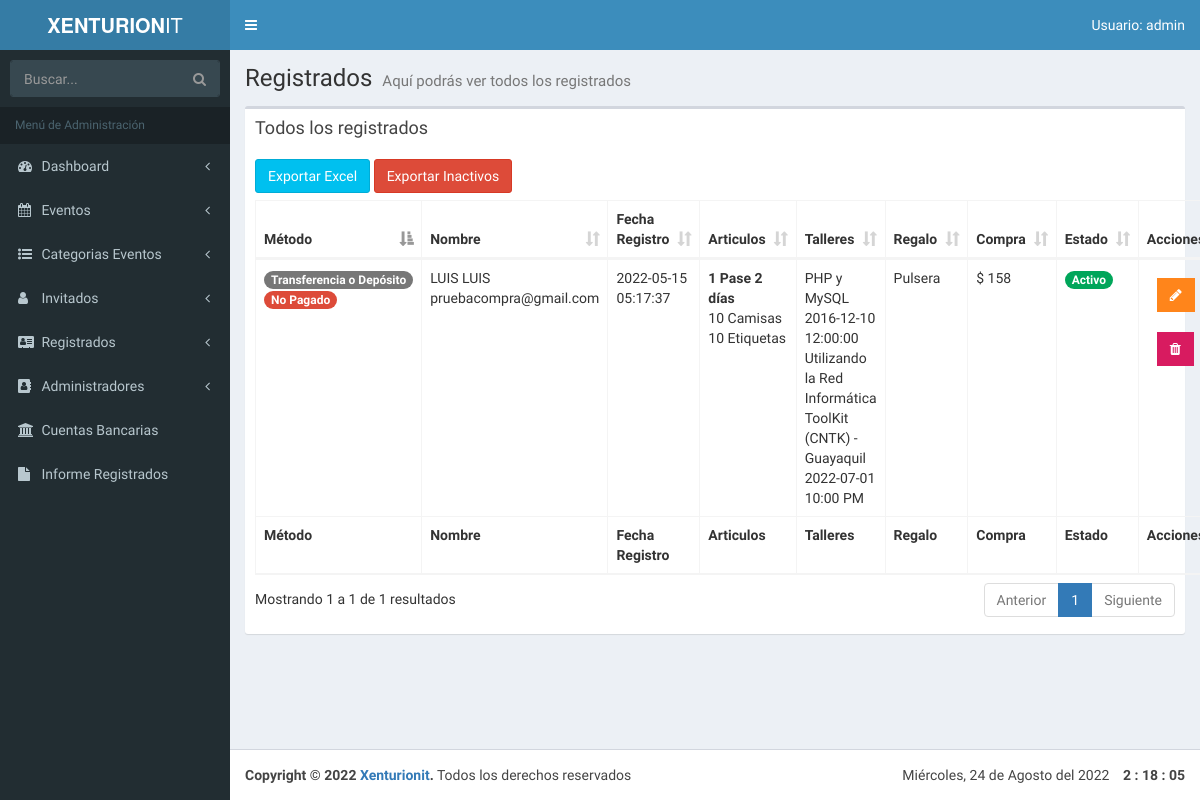
Page /admin/lista-registrados.php (signed in) on the earlier database version.
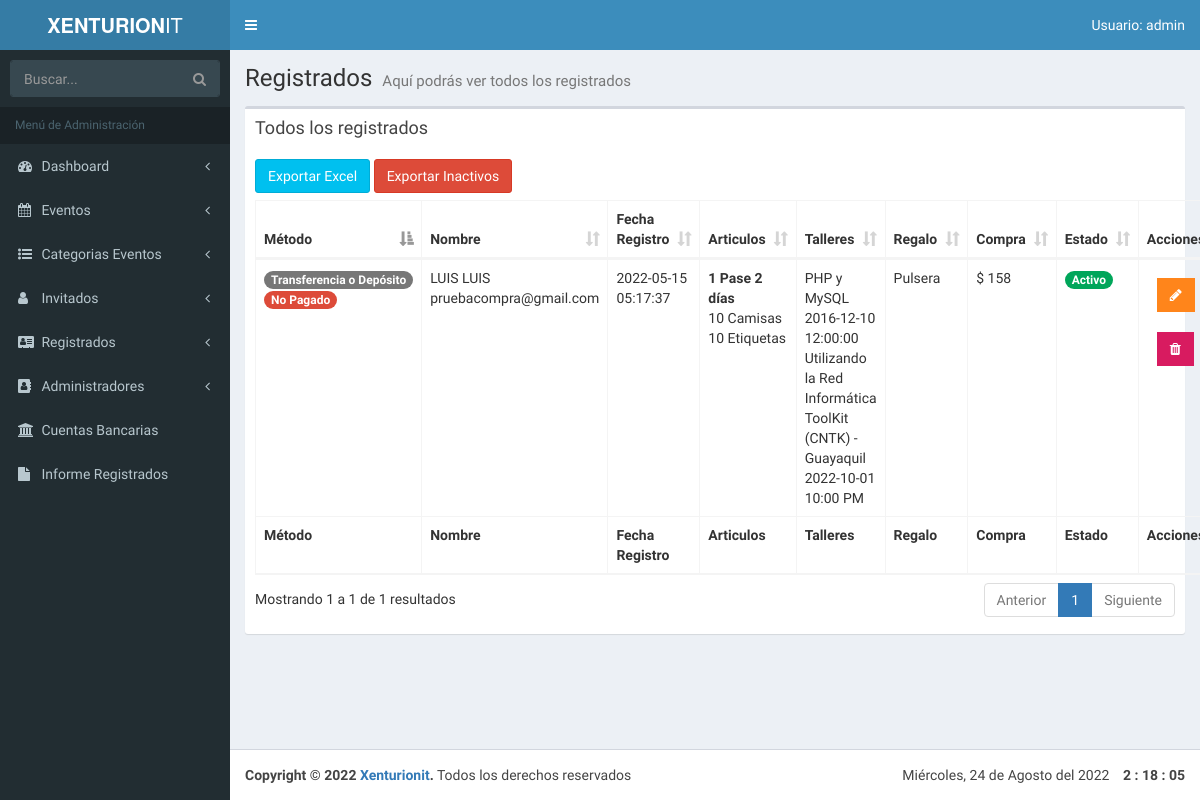
Same page on the later database version.
### tables this page shows
CREATE TABLE `registrados` (
  `ID_Registrado` bigint(20) unsigned NOT NULL AUTO_INCREMENT,
  `nombre_registrado` varchar(50) NOT NULL,
  `apellido_registrado` varchar(50) NOT NULL,
  `email_registrado` varchar(100) NOT NULL,
  `fecha_registro` datetime NOT NULL,
  `pases_articulos` longtext NOT NULL,
  `talleres_registrados` longtext NOT NULL,
  `regalo` int(11) NOT NULL,
  `total_pagado` varchar(50) NOT NULL,
  `pagado` int(1) NOT NULL,
  `forma_pago` varchar(25) DEFAULT NULL,
  `estado_registrado` tinyint(1) DEFAULT NULL,
  PRIMARY KEY (`ID_Registrado`),
  KEY `regalo` (`regalo`),
  CONSTRAINT `registrados_ibfk_1` FOREIGN KEY (`regalo`) REFERENCES `regalos` (`ID_regalo`)
);

CREATE TABLE `eventos` (
  `evento_id` tinyint(10) NOT NULL AUTO_INCREMENT,
  `nombre_evento` varchar(60) NOT NULL,
  `fecha_evento` date NOT NULL,
  `hora_evento` varchar(10) NOT NULL,
  `cupo` int(11) DEFAULT NULL,
  `id_cat_evento` tinyint(10) NOT NULL,
  `id_inv` tinyint(4) NOT NULL,
  `clave` varchar(10) NOT NULL,
  `fecha_creado` datetime DEFAULT NULL,
  `fecha_editado` date DEFAULT NULL,
  `estado_evento` tinyint(1) DEFAULT NULL,
  PRIMARY KEY (`evento_id`),
  KEY `id_cat_evento` (`id_cat_evento`),
  KEY `id_inv` (`id_inv`),
  CONSTRAINT `eventos_ibfk_1` FOREIGN KEY (`id_cat_evento`) REFERENCES `categoria_evento` (`id_categoria`),
  CONSTRAINT `eventos_ibfk_2` FOREIGN KEY (`id_inv`) REFERENCES `invitados` (`invitado_id`)
);

CREATE TABLE `regalos` (
  `ID_regalo` int(11) NOT NULL AUTO_INCREMENT,
  `nombre_regalo` varchar(50) NOT NULL,
  PRIMARY KEY (`ID_regalo`)
);

### admin/lista-registrados.php (the view, shortened to what the rows shown need)
<?php
include_once 'funciones/funciones.php';
include_once 'templates/header.php'; ?>
<body class="hold-transition skin-blue fixed sidebar-mini">
<div class="wrapper">
    <div class="content-wrapper">
        <section class="content-header">
            <h1>
                Registrados
                <small>Aquí podrás ver todos los registrados</small>
            </h1>
        </section>
        <section class="content">
            <div class="row">
                <div class="col-xs-12">
                    <div class="box">
                        <div class="box-body">
                            <table id="registros" class="table table-bordered table-hover">
                                <thead>
                                <tr>
                                    <th>Método</th>
                                    <th>Nombre</th>
                                    <th>Fecha Registro</th>
                                    <th>Articulos</th>
                                    <th>Talleres</th>
                                    <th>Regalo</th>
                                    <th>Compra</th>
                                    <th>Estado</th>
                                    <?php if($_SESSION['nivel'] == 1): ?>
                                        <th>Acciones</th>
                                    <?php endif; ?>
                                </tr>
                                </thead>
                                <tbody>
                                <?php
                                try {
                                    $sql = "SELECT registrados.*, regalos.nombre_regalo FROM registrados ";
                                    $sql .= "  JOIN regalos ";
                                    $sql .= " ON registrados.regalo = regalos.ID_regalo WHERE estado_registrado = 1";
                                    $resultado = $conn->query($sql);
                                } catch (Exception $e) {
                                    $error = $e->getMessage();
                                }
                                while ($registrado = $resultado->fetch_assoc()) { ?>
                                    <tr>
                                        <td>
                                            <?php
                                            $forma = $registrado['forma_pago'];
                                            $pagado = $registrado['pagado'];
                                            if ($forma == 'Paypal'):
                                                echo '<span class="badge bg-blue">Paypal</span>';
                                            else:
                                                echo '<span class="badge bg-dark">Transferencia o Depósito</span>';
                                            endif;
                                            if ($pagado):
                                                echo '<span class="badge bg-green">Pagado</span>';
                                            else:
                                                echo '<span class="badge bg-red">No Pagado</span>';
                                            endif;
                                            ?>
                                        </td>
                                        <td>
                                            <?php echo $registrado['nombre_registrado'] . " " . $registrado['apellido_registrado']. " " . $registrado['email_registrado'];
                                            ?>
                                        </td>
                                        <td><?php echo $registrado['fecha_registro']; ?></td>
                                        <td>
                                            <?php
                                            $articulos = json_decode($registrado['pases_articulos'], true);
                                            $arreglo_articulos = array(
                                                'un_dia' => 'Pase 1 día',
                                                'pase_2dias' => 'Pase 2 días',
                                                'pase_completo' => 'Pase 3 días',
                                                'camisas' => 'Camisas',
                                                'etiquetas' => 'Etiquetas'
                                            );
                                            foreach ($articulos as $llave => $articulo) {
                                                if (is_array($articulo) && array_key_exists('cantidad', $articulo)) {
                                                    if ($articulo['cantidad'] >= 1) {
                                                        echo "<b>" . $articulo['cantidad'] . "</b>" . "<b>" . " " . $arreglo_articulos[$llave] . "</b>" . "<br>";
                                                    }
                                                } else {
                                                    echo $articulo . " " . $arreglo_articulos[$llave] . "<br>";
                                                }
                                            }
                                            ?>
                                        </td>
                                        <td>
                                            <?php
                                            $eventos_resultado = $registrado['talleres_registrados'];
                                            $talleres = json_decode($eventos_resultado, true);
                                            $talleres = implode("', '", $talleres['eventos']);
                                            $sql_talleres = "SELECT nombre_evento, fecha_evento, hora_evento FROM eventos WHERE evento_id IN  ('$talleres') OR clave IN ('$talleres')  ";
                                            $resultado_talleres = $conn->query($sql_talleres);
                                            while ($eventos = $resultado_talleres->fetch_assoc()) {
                                                echo $eventos['nombre_evento'] . " " . $eventos['fecha_evento'] . " " . $eventos['hora_evento'] . "<br>";
                                            }
                                            ?>
                                        </td>
                                        <td><?php echo $registrado['nombre_regalo']; ?></td>
                                        <td>$ <?php echo $registrado['total_pagado']; ?></td>
                                        <td>
                                            <?php
                                            $estado = $registrado['estado_registrado'];
                                            if ($estado == 1):
                                                echo '<span class="badge bg-green">Activo</span>';
                                            else:
                                                echo '<span class="badge bg-red">Inactivo</span>';
                                            endif;
                                            ?>
                                        </td>
                                    <?php if($_SESSION['nivel'] == 1): ?>
                                        <td>
                                            <a href="editar-registrado.php?id=<?php echo $registrado['ID_Registrado']; ?>"
                                               type="button" class="btn bg-orange btn-flat margin"> <i
                                                    class="fa fa-pencil" aria-hidden="true"></i></a>
                                            <a href="#" data-id="<?php echo $registrado['ID_Registrado']; ?>"
                                               data-tipo="registrado" type="button"
                                               class="btn bg-maroon btn-flat margin borrar_registro"><i
                                                    class="fa fa-trash" aria-hidden="true"></i></a>
                                        </td>
                                    <?php endif; ?>
                                    </tr>
                                <?php } ?>
                                </tbody>
                                <tfoot>
                                <tr>
                                    <th>Método</th>
                                    <th>Nombre</th>
                                    <th>Fecha Registro</th>
                                    <th>Articulos</th>
                                    <th>Talleres</th>
                                    <th>Regalo</th>
                                    <th>Compra</th>
                                    <th>Estado</th>
                                    <?php if($_SESSION['nivel'] == 1): ?>
                                        <th>Acciones</th>
                                    <?php endif; ?>
                                </tr>
                                </tfoot>
                            </table>
                        </div>
                    </div>
                </div>
            </div>
        </section>
    </div>
    <?php
    include_once 'templates/footer.php';
    include_once 'templates/footer-scripts.php';
    ?>

Differences in the rows shown:
changed eventos "Utilizando la Red Informática ToolKit (CNTK) - Guayaquil": fecha_evento "2022-07-01" → "2022-10-01"
